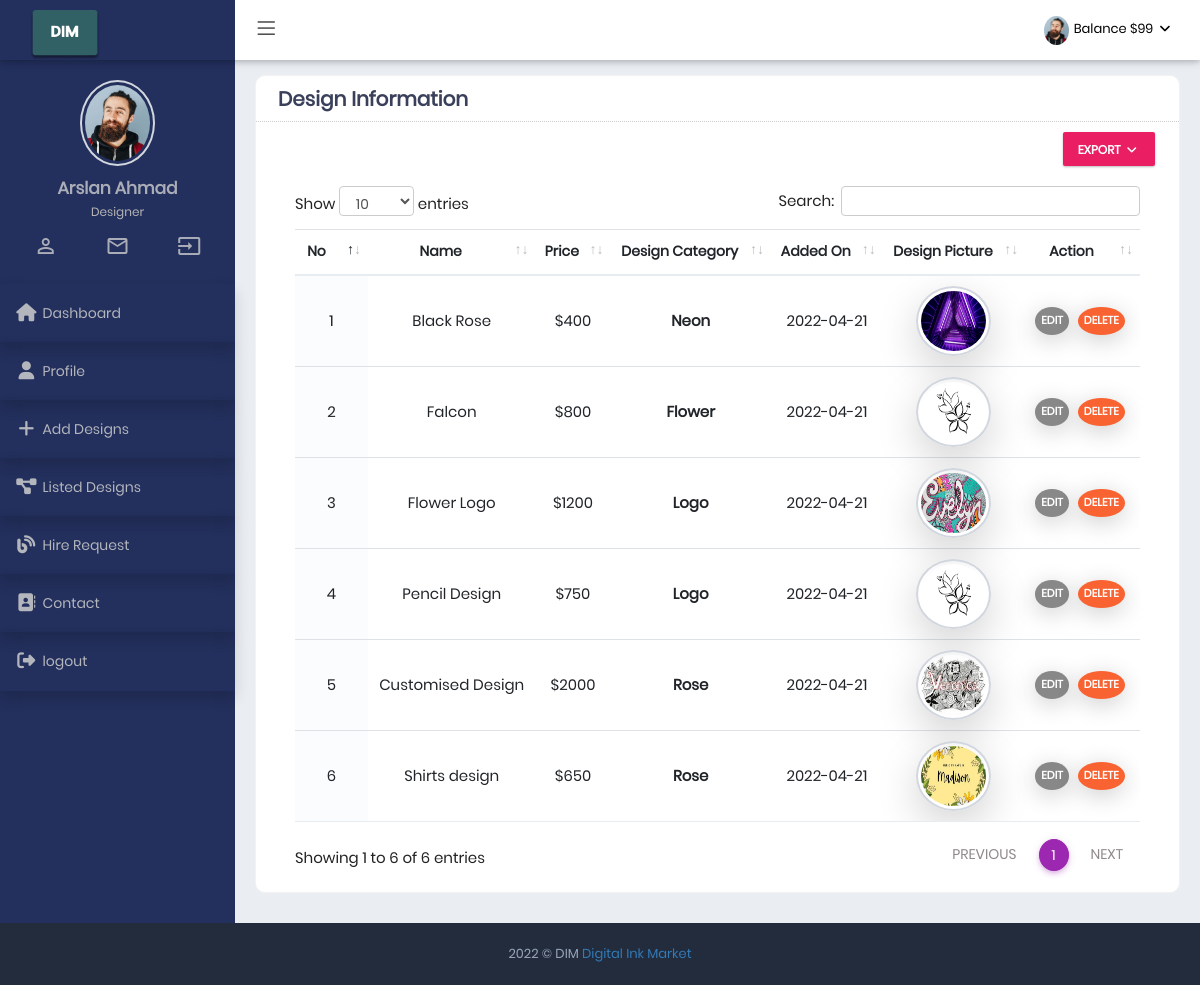
Page /designer/view_designs.php (signed in) on the committed database.
### tables this page shows
CREATE TABLE IF NOT EXISTS `designs` (
  `id` int(11) NOT NULL AUTO_INCREMENT,
  `dName` varchar(50) NOT NULL,
  `dCatagory` varchar(50) NOT NULL,
  `dPrice` varchar(50) NOT NULL,
  `dPic` varchar(50) NOT NULL,
  `description` varchar(500) NOT NULL,
  `user_id` int(11) NOT NULL,
  `added_on` datetime NOT NULL DEFAULT CURRENT_TIMESTAMP,
  PRIMARY KEY (`id`)
);

### designer/view_designs.php (the view, shortened to what this page needs)
<?php
include('../db_con.php');
include('partials/header.php');
?>
<div class="page-container">
	<?php
	include('partials/sidebar.php');
	$user_id = $_SESSION['designer_user_id'];
	?>
	<div class="page-content-wrapper">
		<div class="page-content">
			<div class="row">
				<div class="col-sm-12">
					<div class="card-box">
						<div class="card-head">
							<header>Design Information</header>
						</div>
						<div class="card-body ">
							<div class="row p-b-20">
								<div class="col-md-6 col-sm-6 col-6">
								</div>
								<div class="col-md-6 col-sm-6 col-6">
									<div class="btn-group pull-right">
										<button class="btn deepPink-bgcolor  btn-outline dropdown-toggle" data-toggle="dropdown">Export
											<i class="fa fa-angle-down"></i>
										</button>
									</div>
								</div>
							</div>
							<section class="pdf" id="to_pdf">
								<table class="table table-hover table-checkable order-column full-width " id="example4">
									<thead>
										<tr>
											<th class="center ">No</th>
											<th class="center">Name</th>
											<th class="center">Price</th>
											<th class="center">Design Category</th>
											<th class="center">Added On</th>
											<th class="center">Design Picture</th>
											<th class="center">Action</th>
										</tr>
									</thead>
									<tbody>
										<?php
										$query_user = "";
										if (isset($_GET['search']) && $_GET['search'] == 'buyer') {
											$query_user = "SELECT * FROM `admin_users` where role!=1 And role=0 ";
										} else if (isset($_GET['search']) && $_GET['search'] == 'designer') {
											$query_user = "SELECT * FROM `admin_users` where role!=1 And role=2 ";
										} else if (isset($_GET['search']) && $_GET['search'] == 'vendor') {
											$query_user = "SELECT * FROM `admin_users` where role!=1 And role=3 ";
										} else {
											$query_user = "SELECT * FROM `designs` WHERE user_id=" . $user_id;
										}
										$query_result_user = mysqli_query($con, $query_user);
										if ((mysqli_num_rows($query_result_user) > 0)) {
											$count = 1;
											while ($result_user = mysqli_fetch_assoc($query_result_user)) {
												$u_name = $result_user['dName'];
												$dCatagory = $result_user['dCatagory'];
												$dPrice = $result_user['dPrice'];
												$dPic = $result_user['dPic'];
												$u_id = $result_user['id'];
												$u_added_on = $result_user['added_on'];
												$u_added_on = substr($u_added_on, 0, 10);;
										?>
												<tr>
													<td class="center"><?php echo $count++; ?></td>
													<td class="center"><?php echo $u_name; ?></td>
													<td class="center">$<?php echo $dPrice; ?></td>
													<td class="center m_bolder text-capitalize "><?php echo $dCatagory; ?></td>
													<td class="center"><?php echo $u_added_on; ?></td>
													<td class="center">
														<div class="sidebar-userpic ">
															<img class="shadow-lg" style="height:70px" src="../General_Assets/assets/img/Designs/<?php echo $dPic; ?>" class="img-responsive img fluid" alt="">
														</div>
													</td>
													<td class="center">
													<a href="edit_design.php?id=<?php echo $u_id;?>" class="btn btn-tbl-edit btn-xs">
														Edit
													</a>
													<a href="delete_design.php?id=<?php echo $u_id;?>" class="btn btn-tbl-delete btn-xs">
														Delete
													</a>
												</td>
												</tr>
										<?php	}
										} ?>
									</tbody>
								</table>
							</section>
						</div>
					</div>
				</div>
			</div>
		</div>
	</div>
</div>
<?php
include('partials/footer.php');
?>

### General_Assets/assets/css/material_style.css (style rules this page uses)
.full-width { width: 100% !important; }

### General_Assets/assets/css/responsive.css (style rules this page uses)
@media (min-width:992px) { .page-content-wrapper { float: left; width: 100% } }
@media (min-width:992px) { .page-content-wrapper .page-content { margin-left: 235px; margin-top: 0; min-height: 600px; padding: 25px 20px 10px } }

### General_Assets/assets/css/theme-color.css (style rules this page uses)
:root { --sidebar-color: #ffffff; --sidebar-font-color: #4680ff; --logo-color: #222c3c; --header-color: #6673FC; }
.dark-sidebar-color .page-container { background-color : #3a3f51; }

### designer/partials/header.php (style rules this page uses)
.dark-sidebar-color .sidemenu-container,.logo-dark .page-header.navbar .page-logo,.dark-sidebar-color .page-container,.deep_dark,.designer_primary { background-color:#232f5c; }
.m_bolder { font-weight: 600; }

### rows in the picture
designs: dName "Black Rose", dPrice "400", dCatagory "Neon", added_on "2022-04-21", dPic (picture)
designs: dName "Falcon", dPrice "800", dCatagory "Flower", added_on "2022-04-21", dPic (picture)
designs: dName "Flower Logo", dPrice "1200", dCatagory "Logo", added_on "2022-04-21", dPic (picture)
designs: dName "Pencil Design", dPrice "750", dCatagory "Logo", added_on "2022-04-21", dPic (picture)
designs: dName "Customised Design", dPrice "2000", dCatagory "Rose", added_on "2022-04-21", dPic (picture)
designs: dName "Shirts design", dPrice "650", dCatagory "Rose", added_on "2022-04-21", dPic (picture)

### other values in the picture
$_SESSION['designer_user_name'] "Arslan Ahmad"
